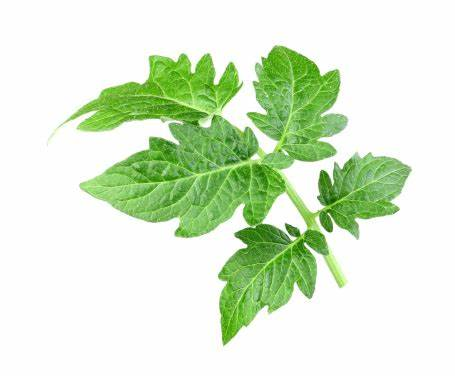
#> input picture phenotype/trainning/imageeee.jpg, 455 x 377 px; its folder holds only this picture in this run
$ python -i bg_subtraction.py   (imports and definitions only)
#> lines starting #> are read from the running program, lines starting #| are printed output that depends on the picture; after the words box and inside, x2 and y2 are one past the last pixel; in counts of white or black regions, pixels touching at a corner belong together
import cv2
import numpy as np
import os

def process_image(image_path, output_folder):
    # Read the input image
#> called with image_path = 'phenotype/trainning/imageeee.jpg', output_folder = 'out.png'
    image = cv2.imread(image_path)
#> image is the input picture: shape (377, 455, 3); mean B, G, R 208, 234.8, 218

    # Ensure the image is not None
    if image is not None:
        # Convert the image to the HSV color space
        hsv = cv2.cvtColor(image, cv2.COLOR_BGR2HSV)
#> hsv: shape (377, 455, 3); mean H, S, V 20.8, 38.7, 234.9

        # Define the lower and upper bounds of the white color (including shadow) in HSV
        lower_white = np.array([0, 0, 150], dtype=np.uint8)
        upper_white = np.array([255, 50, 255], dtype=np.uint8)

        # Create a binary mask using color thresholding
        mask = cv2.inRange(hsv, lower_white, upper_white)
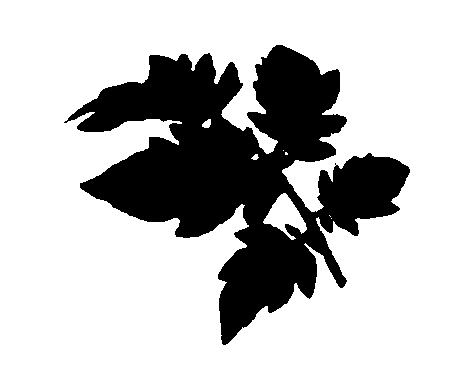
#> mask: shape (377, 455); 74.4% white; 1 black region, box (x1, y1, x2, y2) and area: (64, 45, 410, 345) 43991

        # Invert the mask to select the foreground
        foreground_mask = cv2.bitwise_not(mask)

        # Create a black background of the same size as the original image
        black_background = np.zeros_like(image)

        # Copy the foreground (non-white regions) to the black background
        black_background[foreground_mask != 0] = image[foreground_mask != 0]
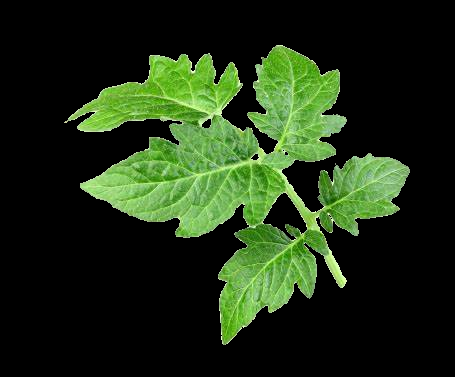
#> black_background: shape (377, 455, 3); mean B, G, R 20.4, 46.3, 29.9

        # Save the result with a new name in the output folder
        output_path = os.path.join(output_folder, f'result_{os.path.basename(image_path)}')
        cv2.imwrite(output_path, black_background)

        #print(f"Processed: {image_path} -> {output_path}")
    else:
        print(f"Failed to read image: {image_path}")

def process_images_in_folder(input_folder, output_folder):
    # Ensure the input folder exists
    if not os.path.exists(input_folder):
        print("Input folder not found.")
        return

    # Create the output folder if it doesn't exist
    if not os.path.exists(output_folder):
        os.makedirs(output_folder)

    # Iterate over files in the input folder
    for filename in os.listdir(input_folder):
        if filename.endswith(('.jpg', '.png', '.jpeg')):  # Consider only image files
            # Construct the full path to the input image
            input_path = os.path.join(input_folder, filename)

            # Process the image
            process_image(input_path, output_folder)

# Specify the input folder containing the images
input_folder_path = 'crop/day15new'  # Replace with the actual input folder path

# Specify the output folder for processed images
output_folder_path = 'process/day15process'  # Replace with the actual output folder path

# Perform the processing for all images in the folder
# [2 lines not run here, left out]

>>> result = process_image('phenotype/trainning/imageeee.jpg', 'out.png')
